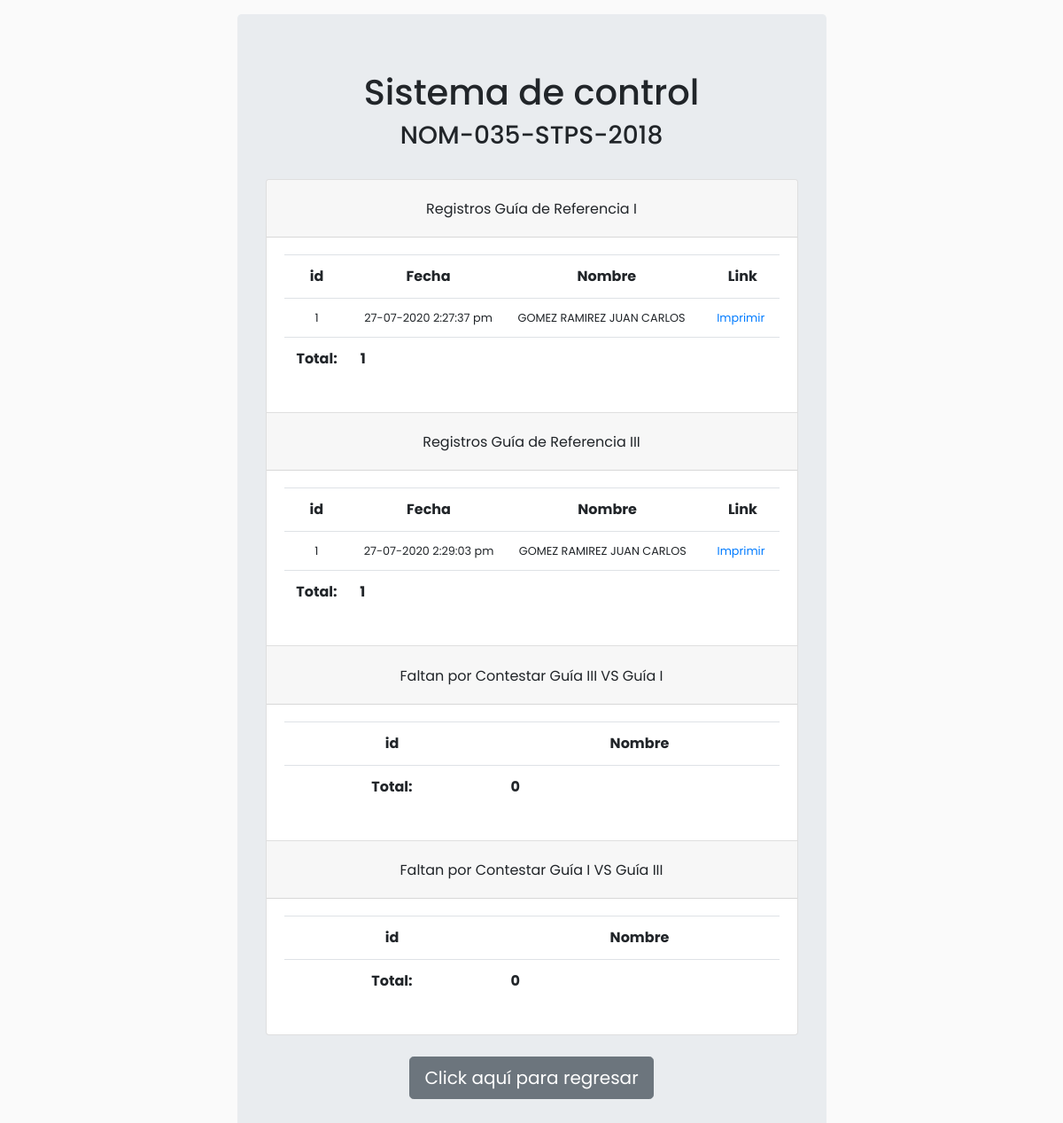
Screenshot of /protected/php/control.php with the database file from the repository.
### tables this page shows
CREATE TABLE "nom035R1a" (
  "id" integer NOT NULL PRIMARY KEY AUTOINCREMENT,
  "p1_R1a" text NOT NULL,
  "p2_R1a" text NOT NULL,
  "p3_R1a" text NOT NULL,
  "p4_R1a" text NOT NULL,
  "p5_R1a" text NOT NULL,
  "p6_R1a" text NOT NULL,
  "p7_R1a" text NOT NULL,
  "p8_R1a" text NOT NULL,
  "p9_R1a" text NOT NULL,
  "p10_R1a" text NOT NULL,
  "p11_R1a" text NOT NULL,
  "p12_R1a" text NOT NULL,
  "p13_R1a" text NOT NULL,
  "p14_R1a" text NOT NULL,
  "p15_R1a" text NOT NULL,
  "p16_R1a" text NOT NULL,
  "p17_R1a" text NOT NULL,
  "p18_R1a" text NOT NULL,
  "p19_R1a" text NOT NULL,
  "p20_R1a" text NOT NULL,
  "p21_R1a" text NOT NULL,
  "empresa_R1a" text NOT NULL,
  "dirEmpresa_R1a" text NOT NULL,
  "correo_R1a" text NOT NULL,
  "codeMd5_R1a" text NOT NULL,
  "usrSexo_R1a" text NOT NULL,
  "usrNumEmp_R1a" text NOT NULL,
  "fechaHoraInicio_R1a" text NOT NULL,
  "fechaHoraFinal_R1a" text NOT NULL,
  "usrNombre_R1a" text NOT NULL
);

CREATE TABLE "nom035R3a" (
  "id" integer NOT NULL PRIMARY KEY AUTOINCREMENT,
  "p1_R3a" text NOT NULL,
  "p2_R3a" text NOT NULL,
  "p3_R3a" text NOT NULL,
  "p4_R3a" text NOT NULL,
  "p5_R3a" text NOT NULL,
  "p6_R3a" text NOT NULL,
  "p7_R3a" text NOT NULL,
  "p8_R3a" text NOT NULL,
  "p9_R3a" text NOT NULL,
  "p10_R3a" text NOT NULL,
  "p11_R3a" text NOT NULL,
  "p12_R3a" text NOT NULL,
  "p13_R3a" text NOT NULL,
  "p14_R3a" text NOT NULL,
  "p15_R3a" text NOT NULL,
  "p16_R3a" text NOT NULL,
  "p17_R3a" text NOT NULL,
  "p18_R3a" text NOT NULL,
  "p19_R3a" text NOT NULL,
  "p20_R3a" text NOT NULL,
  "p21_R3a" text NOT NULL,
  "p22_R3a" text NOT NULL,
  "p23_R3a" text NOT NULL,
  "p24_R3a" text NOT NULL,
  "p25_R3a" text NOT NULL,
  "p26_R3a" text NOT NULL,
  "p27_R3a" text NOT NULL,
  "p28_R3a" text NOT NULL,
  "p29_R3a" text NOT NULL,
  "p30_R3a" text NOT NULL,
  "p31_R3a" text NOT NULL,
  "p32_R3a" text NOT NULL,
  "p33_R3a" text NOT NULL,
  "p34_R3a" text NOT NULL,
  "p35_R3a" text NOT NULL,
  "p36_R3a" text NOT NULL,
  "p37_R3a" text NOT NULL,
  "p38_R3a" text NOT NULL,
  "p39_R3a" text NOT NULL,
  "p40_R3a" text NOT NULL,
  "p41_R3a" text NOT NULL,
  "p42_R3a" text NOT NULL,
  "p43_R3a" text NOT NULL,
  "p44_R3a" text NOT NULL,
  "p45_R3a" text NOT NULL,
  "p46_R3a" text NOT NULL,
  "p47_R3a" text NOT NULL,
  "p48_R3a" text NOT NULL,
  "p49_R3a" text NOT NULL,
  "p50_R3a" text NOT NULL,
  "p51_R3a" text NOT NULL,
  "p52_R3a" text NOT NULL,
  "p53_R3a" text NOT NULL,
  "p54_R3a" text NOT NULL,
  "p55_R3a" text NOT NULL,
  "p56_R3a" text NOT NULL,
  "p57_R3a" text NOT NULL,
  "p58_R3a" text NOT NULL,
  "p59_R3a" text NOT NULL,
  "p60_R3a" text NOT NULL,
  "p61_R3a" text NOT NULL,
  "p62_R3a" text NOT NULL,
  "p63_R3a" text NOT NULL,
  "p64_R3a" text NOT NULL,
  "p65_R3a" text NOT NULL,
  "p66_R3a" text NOT NULL,
  "p67_R3a" text NOT NULL,
  "p68_R3a" text NOT NULL,
  "p69_R3a" text NOT NULL,
  "p70_R3a" text NOT NULL,
  "p71_R3a" text NOT NULL,
  "p72_R3a" text NOT NULL,
  "empresa_R3a" text NOT NULL,
  "dirEmpresa_R3a" text NOT NULL,
  "correo_R3a" text NOT NULL,
  "codeMd5_R3a" text NOT NULL,
  "usrSexo_R3a" text NOT NULL,
  "usrNumEmp_R3a" text NOT NULL,
  "fechaHoraInicio_R3a" text NOT NULL,
  "fechaHoraFinal_R3a" text NOT NULL,
  "usrNombre_R3a" text NOT NULL
);

### protected/php/control.php (the view, shortened to what this page needs)
<!DOCTYPE html>
<html lang="es">
<head>
	<link rel="stylesheet" href="../css/bootstrap.min.css">
	<link rel="stylesheet" href="../css/all.css">
	<link rel="stylesheet" href="../css/animate.css">
	<link rel="stylesheet" href="../css/style.css">
</head>
<body>
	 <div class="container-fluid animated fadeIn">
	 	<div class="abs-center">
		 		<div class="bg-muted p-3" style="width: 800px;">
		 			<div class="row">
		 				<div class="col-md-10 mx-auto text-center jumbotron">
				 			<h1>Sistema de control</h1>
				 			<h3>NOM-035-STPS-2018</h3>
				 			<br>
				 			<div>
				 				<div class="accordion" id="menuGuias">
				 					<div class="card">
				 						<div class="card-header">
				 							<h2 class="mb-0">
				 								<button class="btn">
				 									Registros Guía de Referencia I
				 								</button>
				 							</h2>
				 						</div>
				 						<div id="guia01" class="collapse show" data-parent="#menuGuias">
				 							<div class="card-body">
								        		<table class="table">
								        			<tr>
												      <th scope="col">id</th>
												      <th scope="col">Fecha</th>
												      <th scope="col">Nombre</th>
												      <th scope="col">Link</th>
												    </tr>
												    <?php
													$con = new SQLite3("../data/nom035.db") or die("Problemas para conectar!");
													$usrG1a = $con -> query("SELECT id,dirEmpresa_R1a,usrNombre_R1a,codeMd5_R1a,fechaHoraFinal_R1a FROM nom035R1a ORDER BY id");
													while ($guiaR1a = $usrG1a->fetchArray()) {
														$id = $guiaR1a['id'];
														$usrNombre_R1a = $guiaR1a['usrNombre_R1a'];
														$codeMd5_R1a = $guiaR1a['codeMd5_R1a'];
														$fechaHoraFinal_R1a = $guiaR1a['fechaHoraFinal_R1a'];
														echo '<tr style="font-size: .8em;">';
														echo '<td>'.$id.'</td>';
														echo '<td>'.$fechaHoraFinal_R1a.'</td>';
														echo '<td class="text-left">'.$usrNombre_R1a.'</td>';
														echo '<td class="text-left"><a href="../impreR01/enviarResultados.aspx?correoCrypt_R1a='.$codeMd5_R1a.'">Imprimir</a></td>';
														echo '</tr>';
													}
													$usrG1aT = $con -> query("SELECT COUNT(usrNombre_R1a) AS totalCol FROM nom035R1a");
													while ($guiaR1aT = $usrG1aT->fetchArray()) {
														$totalCol = $guiaR1aT['totalCol'];
													}
													echo '
															<tr>
																<td><b>Total: </b></td>
																<td class="text-left"><b>'.$totalCol.'</b></td>
																<td></td>
																<td></td>
															</tr>
													';
												     ?>
								        		</table>
								    		</div>
								    	</div>
								    </div>
								    <div class="card">
								    	<div class="card-header">
								    		<h2 class="mb-0">
								    			<button class="btn">
								    				Registros Guía de Referencia III
								    			</button>
								    		</h2>
								    	</div>
								    	<div id="guia03" class="collapse show" data-parent="#menuGuias">
								    		<div class="card-body">
								    			<table class="table">
								        			<tr>
												      <th scope="col">id</th>
												      <th scope="col">Fecha</th>
												      <th scope="col">Nombre</th>
												      <th scope="col">Link</th>
												    </tr>
								    		 	<?php
													$con = new SQLite3("../data/nom035.db") or die("Problemas para conectar!");
													$usrG1a = $con -> query("SELECT id,dirEmpresa_R3a,usrNombre_R3a,codeMd5_R3a,fechaHoraFinal_R3a FROM nom035R3a ORDER BY id");
													while ($guiaR3a = $usrG1a->fetchArray()) {
														$id = $guiaR3a['id'];
														$usrNombre_R3a = $guiaR3a['usrNombre_R3a'];
														$codeMd5_R3a = $guiaR3a['codeMd5_R3a'];
														$fechaHoraFinal_R3a = $guiaR3a['fechaHoraFinal_R3a'];
														echo '<tr style="font-size: .8em;">';
														echo '<td>'.$id.'</td>';
														echo '<td>'.$fechaHoraFinal_R3a.'</td>';
														echo '<td class="text-left">'.$usrNombre_R3a.'</td>';
														echo '<td class="text-left"><a href="../impreR03/enviarResultados.aspx?correoCrypt_R3a='.$codeMd5_R3a.'">Imprimir</a></td>';
														echo '</tr>';
													}
													$usrG1aT = $con -> query("SELECT COUNT(usrNombre_R3a) AS totalCol FROM nom035R3a");
													while ($guiaR3aT = $usrG1aT->fetchArray()) {
														$totalCol = $guiaR3aT['totalCol'];
													}
													echo '
															<tr>
																<td><b>Total: </b></td>
																<td class="text-left"><b>'.$totalCol.'</b></td>
																<td></td>
																<td></td>
															</tr>
													';
												     ?>
												</table>
								    		</div>
								    	</div>
								    </div>
								    <div class="card">
								    	<div class="card-header">
								    		<h2 class="mb-0">
								    			<button class="btn">
								    				Faltan por Contestar Guía III VS Guía I
								    			</button>
								    		</h2>
								    	</div>
								    	<div id="guia03" class="collapse show" data-parent="#menuGuias">
								    		<div class="card-body">
								    			<table class="table">
								        			<tr>
												      <th scope="col">id</th>
												      <th scope="col">Nombre</th>
												    </tr>
								    		 	<?php
													$con = new SQLite3("../data/nom035.db") or die("Problemas para conectar!");
													$usrG3aTVSG1 = $con -> query("SELECT COUNT(usrNombre_R1a) AS totalCol FROM nom035R1a WHERE usrNombre_R1a NOT IN(SELECT usrNombre_R3a FROM nom035R3a)");
													while ($guiaR3aTVSG1 = $usrG3aTVSG1->fetchArray()) {
														$totalCol = $guiaR3aTVSG1['totalCol'];
													}
													echo '
															<tr>
																<td><b>Total: </b></td>
																<td class="text-left"><b>'.$totalCol.'</b></td>
															</tr>
													';
												     ?>
												</table>
								    		</div>
								    	</div>
								    </div>
								    <div class="card">
								    	<div class="card-header">
								    		<h2 class="mb-0">
								    			<button class="btn">
								    				Faltan por Contestar Guía I VS Guía III
								    			</button>
								    		</h2>
								    	</div>
								    	<div id="guia03" class="collapse show" data-parent="#menuGuias">
								    		<div class="card-body">
								    			<table class="table">
								        			<tr>
												      <th scope="col">id</th>
												      <th scope="col">Nombre</th>
												    </tr>
								    		 	<?php
													$con = new SQLite3("../data/nom035.db") or die("Problemas para conectar!");
													$usrG1aTVSG3a = $con -> query("SELECT COUNT(usrNombre_R3a) AS totalCol FROM nom035R3a WHERE usrNombre_R3a NOT IN(SELECT usrNombre_R1a FROM nom035R1a)");
													while ($guiaR1aTVSG3a = $usrG1aTVSG3a->fetchArray()) {
														$totalCol = $guiaR1aTVSG3a['totalCol'];
													}
													echo '
															<tr>
																<td><b>Total: </b></td>
																<td class="text-left"><b>'.$totalCol.'</b></td>
															</tr>
													';
												     ?>
												</table>
								    		</div>
								    	</div>
								    </div>
								</div>
							</div>
				 			<br>
				 			<a href="../" class="btn btn-secondary btn-lg form-md-control">Click aquí para regresar</a>
			 			</div>
			 		</div>
			 	</div>
	 	</div>
	 </div>
</body>
</html>

### css/style.css (style rules this page uses)
body { font-family: 'Poppins', sans-serif; background: #fafafa; }
a { text-decoration: none; transition-duration: .3s; }
a:link { text-decoration: none; }
.abs-center { display: flex; align-items: center; justify-content: center; min-height: 100vh; }

### rows the page displays
nom035r1a: id "1", fechaHoraFinal_R1a "27-07-2020 2:27:37 pm", usrNombre_R1a "GOMEZ RAMIREZ JUAN CARLOS"
nom035r3a: id "1", fechaHoraFinal_R3a "27-07-2020 2:29:03 pm", usrNombre_R3a "GOMEZ RAMIREZ JUAN CARLOS"

### other values shown
$totalCol "1"
$totalCol "0"
